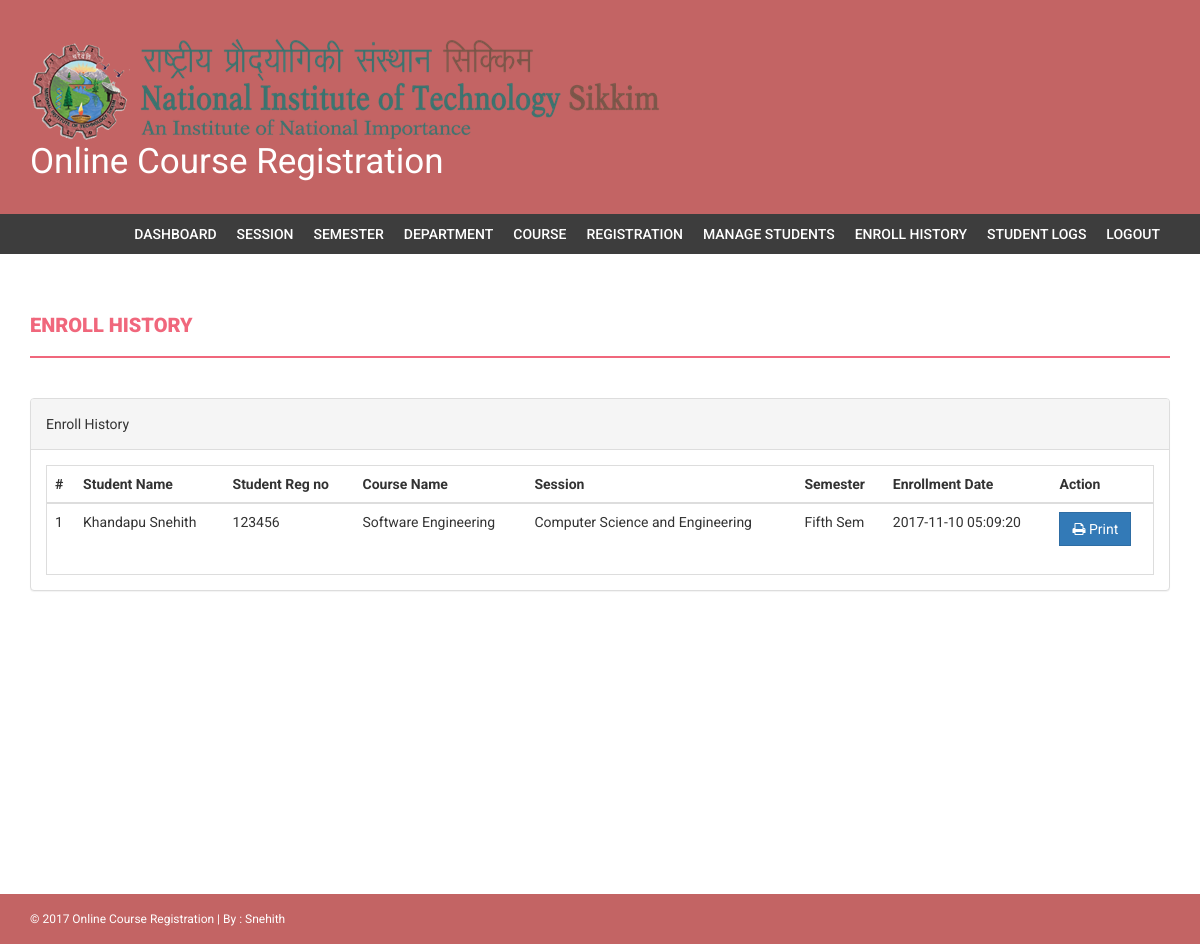
Page /admin/enroll-history.php (signed in) on the committed database.
### tables this page shows
CREATE TABLE `courseenrolls` (
  `id` int(11) NOT NULL,
  `studentRegno` varchar(255) NOT NULL,
  `pincode` varchar(255) NOT NULL,
  `session` int(11) NOT NULL,
  `department` int(11) NOT NULL,
  `level` int(11) NOT NULL,
  `semester` int(11) NOT NULL,
  `course` int(11) NOT NULL,
  `enrollDate` timestamp NOT NULL DEFAULT CURRENT_TIMESTAMP
);

CREATE TABLE `students` (
  `StudentRegno` varchar(255) NOT NULL,
  `studentPhoto` varchar(255) DEFAULT NULL,
  `password` varchar(255) NOT NULL,
  `studentName` varchar(255) NOT NULL,
  `pincode` varchar(255) NOT NULL,
  `session` varchar(255) NOT NULL,
  `department` varchar(255) NOT NULL,
  `semester` varchar(255) NOT NULL,
  `cgpa` decimal(10,2) NOT NULL,
  `creationdate` timestamp NOT NULL DEFAULT CURRENT_TIMESTAMP,
  `updationDate` varchar(255) NOT NULL
);

CREATE TABLE `course` (
  `id` int(11) NOT NULL,
  `courseCode` varchar(255) NOT NULL,
  `courseName` varchar(255) NOT NULL,
  `courseUnit` varchar(255) NOT NULL,
  `noofSeats` int(11) NOT NULL,
  `creationDate` timestamp NOT NULL DEFAULT CURRENT_TIMESTAMP,
  `updationDate` varchar(255) NOT NULL
);

CREATE TABLE `department` (
  `id` int(11) NOT NULL,
  `department` varchar(255) NOT NULL,
  `creationDate` timestamp NOT NULL DEFAULT CURRENT_TIMESTAMP
);

CREATE TABLE `semester` (
  `id` int(11) NOT NULL,
  `semester` varchar(255) NOT NULL,
  `creationDate` timestamp NOT NULL DEFAULT CURRENT_TIMESTAMP,
  `updationDate` varchar(255) NOT NULL
);

### admin/enroll-history.php (the view, shortened to what this page needs)
<?php
if(strlen($_SESSION['alogin'])==0)
    {
header('location:index.php');
}
else{
?>
<!DOCTYPE html>
<html xmlns="http://www.w3.org/1999/xhtml">
<head>
    <link href="assets/css/bootstrap.css" rel="stylesheet" />
    <link href="assets/css/font-awesome.css" rel="stylesheet" />
    <link href="assets/css/style.css" rel="stylesheet" />
</head>
<body>
<?php include('includes/header.php');?>
<?php if($_SESSION['alogin']!="")
{
 include('includes/menubar.php');
}
 ?>
    <div class="content-wrapper">
        <div class="container">
              <div class="row">
                    <div class="col-md-12">
                        <h1 class="page-head-line">Enroll History  </h1>
                    </div>
                </div>
                <div class="row" >
                <div class="col-md-12">
                    <div class="panel panel-default">
                        <div class="panel-heading">
                           Enroll History
                        </div>
                        <div class="panel-body">
                            <div class="table-responsive table-bordered">
                                <table class="table">
                                    <thead>
                                        <tr>
                                            <th>#</th>
                                                 <th>Student Name </th>
                                                    <th>Student Reg no </th>
                                            <th>Course Name </th>
                                            <th>Session </th>
                                                <th>Semester</th>
                                             <th>Enrollment Date</th>
                                             <th>Action</th>
                                        </tr>
                                    </thead>
                                    <tbody>
<?php
$sql=mysql_query("select courseenrolls.course as cid, course.courseName as courname,session.session as session,department.department as dept,courseenrolls.enrollDate as edate ,semester.semester as sem,students.studentName as sname,students.StudentRegno as sregno from courseenrolls join course on course.id=courseenrolls.course join session on session.id=courseenrolls.session join department on department.id=courseenrolls.department   join semester on semester.id=courseenrolls.semester join students on students.StudentRegno=courseenrolls.studentRegno ");
$cnt=1;
while($row=mysql_fetch_array($sql))
{
?>
                                        <tr>
                                            <td><?php echo $cnt;?></td>
                                              <td><?php echo htmlentities($row['sname']);?></td>
                                            <td><?php echo htmlentities($row['sregno']);?></td>
                                            <td><?php echo htmlentities($row['courname']);?></td>
                                            <td><?php echo htmlentities($row['dept']);?></td>
                                            <td><?php echo htmlentities($row['sem']);?></td>
                                             <td><?php echo htmlentities($row['edate']);?></td>
                                            <td>
                                            <a href="print.php?id=<?php echo $row['cid']?>" target="_blank">
<button class="btn btn-primary"><i class="fa fa-print "></i> Print</button> </a>
                                            </td>
                                        </tr>
<?php
$cnt++;
} ?>
                                    </tbody>
                                </table>
                            </div>
                        </div>
                    </div>
                </div>
            </div>
        </div>
    </div>
  <?php include('includes/footer.php');?>
</body>
</html>
<?php } ?>

### admin/assets/css/style.css (style rules this page uses)
body { font-family: 'Roboto', sans-serif; line-height: 30px; }
.content-wrapper { margin-top: 40px; min-height: 600px; padding-bottom: 60px; }
.page-head-line { font-weight: 900; padding-bottom: 20px; border-bottom: 2px solid #F0677C; text-transform: uppercase; color: #F0677C; font-size: 20px; margin-bottom: 40px; }
.btn { border-radius: 0px; -webkit-border-radius: 0px; -moz-border-radius: 0px; }

### rows in the picture
courseenrolls: students.studentName "Khandapu Snehith", students.StudentRegno "123456", course.courseName "Software Engineering", department.department "Computer Science and Engineering", semester.semester "Fifth Sem", enrollDate "2017-11-10 05:09:20"
